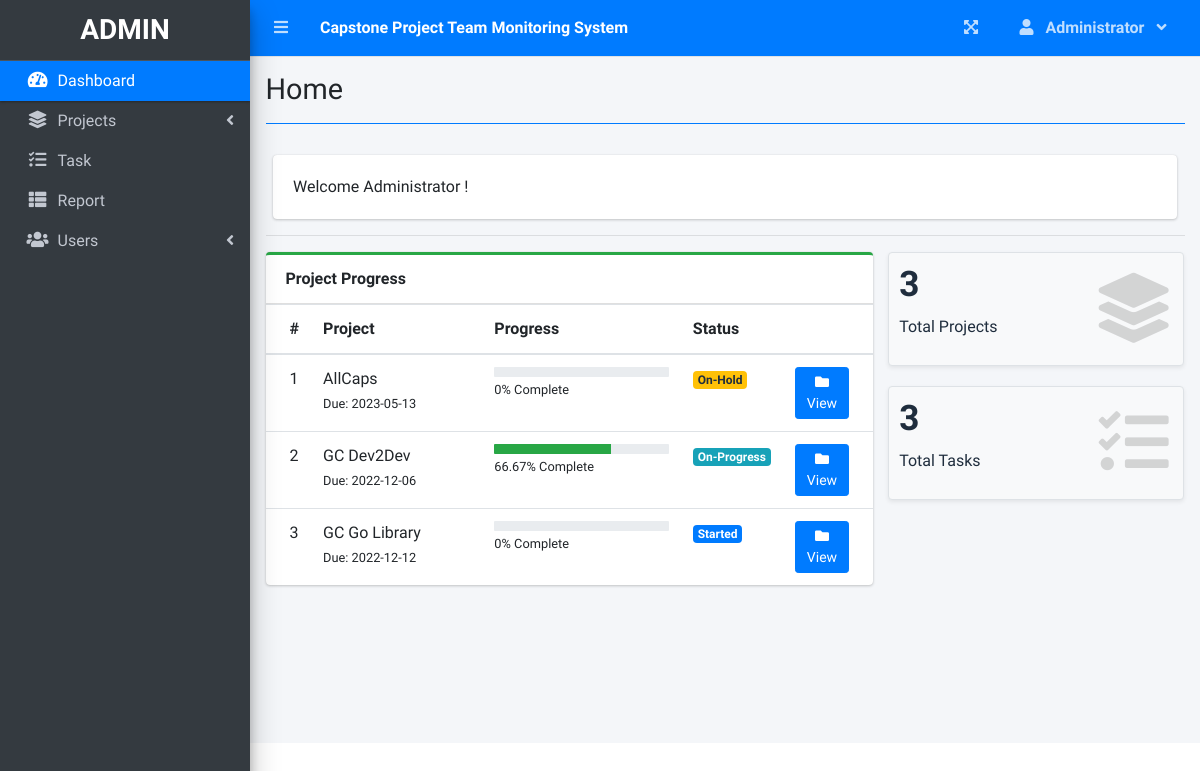
The page / (signed in) on the database its author committed.
### tables this page shows
CREATE TABLE `project_list` (
  `id` int(30) NOT NULL,
  `name` varchar(200) NOT NULL,
  `description` text NOT NULL,
  `status` tinyint(2) NOT NULL,
  `start_date` date NOT NULL,
  `end_date` date NOT NULL,
  `manager_id` int(30) NOT NULL,
  `user_ids` text NOT NULL,
  `date_created` datetime NOT NULL DEFAULT current_timestamp()
);

### home.php (the view, shortened to what this page needs)
<?php include('db_connect.php') ?>
 <div class="col-12">
          <div class="card">
            <div class="card-body">
              Welcome <?php echo $_SESSION['login_name'] ?>!
            </div>
          </div>
  </div>
  <hr>
  <?php
     $where2 = "";
    ?>
      <div class="row">
        <div class="col-md-8">
        <div class="card card-outline card-success">
          <div class="card-header">
            <b>Project Progress</b>
          </div>
          <div class="card-body p-0">
            <div class="table-responsive">
              <table class="table m-0 table-hover">
                <colgroup>
                  <col width="5%">
                  <col width="30%">
                  <col width="35%">
                  <col width="15%">
                  <col width="15%">
                </colgroup>
                <thead>
                  <th>#</th>
                  <th>Project</th>
                  <th>Progress</th>
                  <th>Status</th>
                  <th></th>
                </thead>
                <tbody>
                <?php
                $i = 1;
                $stat = array("Pending","Started","On-Progress","On-Hold","Over Due","Done");
                $where = "";
                $qry = $conn->query("SELECT * FROM project_list $where order by name asc");
                while($row= $qry->fetch_assoc()):
                $tprog = $conn->query("SELECT * FROM task_list where project_id = {$row['id']}")->num_rows;
                $cprog = $conn->query("SELECT * FROM task_list where project_id = {$row['id']} and status = 3")->num_rows;
                $prog = $tprog > 0 ? ($cprog/$tprog) * 100 : 0;
                $prog = $prog > 0 ?  number_format($prog,2) : $prog;
                $prod = $conn->query("SELECT * FROM user_productivity where project_id = {$row['id']}")->num_rows;
                if($row['status'] == 0 && strtotime(date('Y-m-d')) >= strtotime($row['start_date'])):
                if($prod  > 0  || $cprog > 0)
                  $row['status'] = 2;
                else
                  $row['status'] = 1;
                elseif($row['status'] == 0 && strtotime(date('Y-m-d')) > strtotime($row['end_date'])):
                $row['status'] = 4;
                endif;
                  ?>
                  <tr>
                      <td>
                         <?php echo $i++ ?>
                      </td>
                      <td>
                          <a>
                              <?php echo ucwords($row['name']) ?>
                          </a>
                          <br>
                          <small>
                              Due: <?php echo date("Y-m-d",strtotime($row['end_date'])) ?>
                          </small>
                      </td>
                      <td class="project_progress">
                          <div class="progress progress-sm">
                              <div class="progress-bar bg-green" role="progressbar" aria-valuenow="57" aria-valuemin="0" aria-valuemax="100" style="width: <?php echo $prog ?>%">
                              </div>
                          </div>
                          <small>
                              <?php echo $prog ?>% Complete
                          </small>
                      </td>
                      <td class="project-state">
                          <?php
                            if($stat[$row['status']] =='Pending'){
                              echo "<span class='badge badge-secondary'>{$stat[$row['status']]}</span>";
                            }elseif($stat[$row['status']] =='Started'){
                              echo "<span class='badge badge-primary'>{$stat[$row['status']]}</span>";
                            }elseif($stat[$row['status']] =='On-Progress'){
                              echo "<span class='badge badge-info'>{$stat[$row['status']]}</span>";
                            }elseif($stat[$row['status']] =='On-Hold'){
                              echo "<span class='badge badge-warning'>{$stat[$row['status']]}</span>";
                            }elseif($stat[$row['status']] =='Over Due'){
                              echo "<span class='badge badge-danger'>{$stat[$row['status']]}</span>";
                            }elseif($stat[$row['status']] =='Done'){
                              echo "<span class='badge badge-success'>{$stat[$row['status']]}</span>";
                            }
                          ?>
                      </td>
                      <td>
                        <a class="btn btn-primary btn-sm" href="./index.php?page=view_project&id=<?php echo $row['id'] ?>">
                              <i class="fas fa-folder">
                              </i>
                              View
                        </a>
                      </td>
                  </tr>
                <?php endwhile; ?>
                </tbody>
              </table>
            </div>
          </div>
        </div>
        </div>
        <div class="col-md-4">
          <div class="row">
          <div class="col-12 col-sm-6 col-md-12">
            <div class="small-box bg-light shadow-sm border">
              <div class="inner">
                <h3><?php echo $conn->query("SELECT * FROM project_list $where")->num_rows; ?></h3>
                <p>Total Projects</p>
              </div>
              <div class="icon">
                <i class="fa fa-layer-group"></i>
              </div>
            </div>
          </div>
           <div class="col-12 col-sm-6 col-md-12">
            <div class="small-box bg-light shadow-sm border">
              <div class="inner">
                <h3><?php echo $conn->query("SELECT t.*,p.name as pname,p.start_date,p.status as pstatus, p.end_date,p.id as pid FROM task_list t inner join project_list p on p.id = t.project_id $where2")->num_rows; ?></h3>
                <p>Total Tasks</p>
              </div>
              <div class="icon">
                <i class="fa fa-tasks"></i>
              </div>
            </div>
          </div>
      </div>
        </div>
      </div>

### rows shown on the page
project_list: name "AllCaps", end_date "2023-05-13", prog "0", status "On-Hold"
project_list: name "GC Dev2Dev", end_date "2022-12-06", prog "66.67", status "On-Progress"
project_list: name "GC Go Library", end_date "2022-12-12", prog "0", status "Started"

### other values the page prints
$_SESSION['system']['name'] "Capstone Project Team Monitoring System"
$_SESSION['login_firstname'] "Administrator"
$title "Home"
$_SESSION['login_name'] "Administrator"
$conn->query("SELECT * FROM project_list $where")->num_rows "3"
